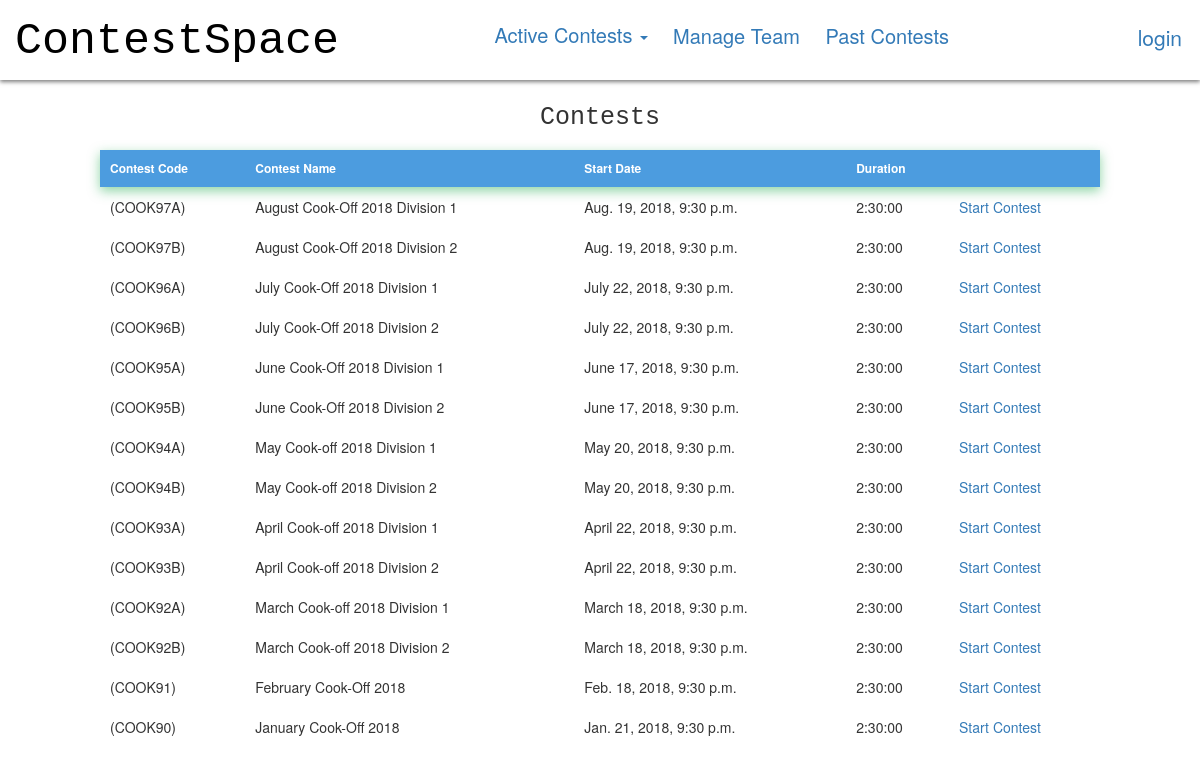
/ContestSpace/contest/a/, run on the app's committed database.
### ContestSpace/models.py (models this page shows, shortened)
class Contest(models.Model):
    name = models.CharField(max_length=200)
    contesttype = models.CharField(max_length=3)
    ContestCode = models.CharField(max_length=200)
    problemcode = models.ManyToManyField(Problem, help_text='Select Problems')
    startDate = models.DateTimeField(null=True, blank=True)
    endDate = models.DateTimeField(null=True, blank=True)
    duration = models.DurationField()
    class Meta:
        ordering = ['-startDate', 'name']

### ContestSpace/views.py (the view, shortened to what this page needs)
# urls.py: path('contest/<str:temp>/', views.contests, name='contests'),
def contests(request, temp):
	now = request.session.get('time')
	if now:
		now = datetime.strptime(now, '%Y-%m-%d %H:%M:%S.%f')
		if datetime.now() - now > timedelta(seconds=55*60):
			refresh(request)
	if temp == 'a':
		content = Contest.objects.filter(contesttype__exact = 'a')
		return render(request, 'ContestSpace/contest_page.html', {'content':content, 'button': 'Start Contest', 'link':'startcontest','user_name':request.session.get('username', '123')})
	elif temp == 'b':
		content = Contest.objects.filter(contesttype__exact = 'b')
		return render(request, 'ContestSpace/contest_page.html', {'content':content, 'button': 'Start Contest', 'link':'startcontest','user_name':request.session.get('username', '123')})
	elif temp == 'c':
		content = Contest.objects.filter(contesttype__exact = 'c')
		return render(request, 'ContestSpace/contest_page.html', {'content':content, 'button': 'Start Contest', 'link':'startcontest','user_name':request.session.get('username', '123')})

### ContestSpace/templates/ContestSpace/contest_page.html (shortened to what this page needs)
 {% block content %}
 <!DOCTYPE html>
 <html>
 <head>
   <link rel="stylesheet" type="text/css" href="../../../static/Codechef.css">
   <link rel="stylesheet" href="https://maxcdn.bootstrapcdn.com/bootstrap/3.3.7/css/bootstrap.min.css">
 </head>
 <body>
   <div class="topbar">
    <div class="row">
      <div class="title">
          <a href="{% url 'index' %}" style="color: black; text-decoration: none"> ContestSpace </a>
      </div>
      <div style=" font-size: 20px;
      margin-top: 22px;
      margin-right: 241px;
      float: right;
      top:  50%; ">
        <ul class="nav navbar-nav" style="margin-top: -12px;">
            <li class="dropdown"><a class="dropdown-toggle" data-toggle="dropdown" href="#">Active Contests <span class="caret"></span></a>
            </li>
        </ul>
        <a style="padding: 10px;" href="{% url 'manageteams' %}">Manage Team</a>
        <a style="padding: 10px;" href="{% url 'contests' 'list' %}">Past Contests</a>
      </div>
      {% if user_name == '123' %}
      <div class="login">
        <a href="https://api.codechef.com/oauth/authorize?response_type=code&client_id=102caff0257f6de65af72cdb6aab8126&state=xyz&redirect_uri=http://127.0.0.1:8000/ContestSpace/">
          login
        </a>
      </div>
      {% endif %}
    </div>
</div>
<div class="subheading">
    {% ifequal button 'Start Contest' %}
    Contests
    {% else %}
    Past Contests
    {% endifequal %}
</div>
 <div>
   <table class="con_table">
     <thead>
       <th>Contest Code</th>
       <th>Contest Name</th>
       <th>Start Date</th>
       <th>Duration </th>
       <th></th>
     </thead>
     <tbody>
     {% if content %}
     {% for contest in content %}
     <tr>
         <td>
           ({{contest.ContestCode}})
         </td>
         <td>
            {{ contest.name }}
          </td>
         <td>
          {{contest.startDate}}
         </td>
         <td>
           {{contest.duration}}
         </td>
         <td>
          {% if button == 'View Result' %}
           <a href="{% url link contest.ContestCode contest.pk %}">{{button}}</a>
          {% else %}
            <a href="{% url link contest.ContestCode %}"> {{button}} </a>
          {% endif %}
         </td>
     </tr>
     {% endfor %}
     {% else %}
       <p>There are no contests.</p>
     {% endif %}
    </tbody>
   </table>
 </div>
 </body>
 </html>
 {% endblock %}

### ContestSpace/static/Codechef.css (style rules this page uses)
body { background: #f8f8f8; color: #4a4a4a; padding: 0; margin: 0; font-family: Arial,sans-serif; font-weight: 400; font-style: normal; line-height: 1.5; position: relative; cursor: auto; }
body .topbar { background: #fff; height: 80px; box-shadow: 0 2px 4px 0 rgba(0, 0, 0, 0.5); position: absolute; width: 100%; top: 0; }
body .topbar .row { width: auto; margin:0; }
body .topbar .row .title { font-size: 45px; font-family: Courier New; text-align: center; margin-top: 10px; float: left; padding-left: 15px; }
body .topbar .row .login { position: absolute; right: 18px; top: 22px; font-size: 21px; }
.subheading { position: absolute; top: 100px; left: 50%; font-size: 25px; font-family: Courier New; transform: translateX(-50%); }
.con_table { width: 1000px; margin: auto; border-collapse: collapse; position: relative; top: 150px; }
.con_table thead { background: #4c9cdf; border-color: #1ba94c; box-shadow: 0 4px 12px 0 rgba(27, 169, 76, 0.5); color: #fff; font-size: 12px; font-weight: 700; }
.con_table thead th { padding: 10px; }
.con_table tbody td { padding: 10px; }

### data on the page
Contest: ContestCode "COOK97A", name "August Cook-Off 2018 Division 1", startDate "Aug. 19, 2018, 9:30 p.m.", duration "2:30:00", button "Start Contest"
Contest: ContestCode "COOK97B", name "August Cook-Off 2018 Division 2", startDate "Aug. 19, 2018, 9:30 p.m.", duration "2:30:00", button "Start Contest"
Contest: ContestCode "COOK96A", name "July Cook-Off 2018 Division 1", startDate "July 22, 2018, 9:30 p.m.", duration "2:30:00", button "Start Contest"
Contest: ContestCode "COOK96B", name "July Cook-Off 2018 Division 2", startDate "July 22, 2018, 9:30 p.m.", duration "2:30:00", button "Start Contest"
Contest: ContestCode "COOK95A", name "June Cook-Off 2018 Division 1", startDate "June 17, 2018, 9:30 p.m.", duration "2:30:00", button "Start Contest"
Contest: ContestCode "COOK95B", name "June Cook-Off 2018 Division 2", startDate "June 17, 2018, 9:30 p.m.", duration "2:30:00", button "Start Contest"
Contest: ContestCode "COOK94A", name "May Cook-off 2018 Division 1", startDate "May 20, 2018, 9:30 p.m.", duration "2:30:00", button "Start Contest"
Contest: ContestCode "COOK94B", name "May Cook-off 2018 Division 2", startDate "May 20, 2018, 9:30 p.m.", duration "2:30:00", button "Start Contest"
Contest: ContestCode "COOK93A", name "April Cook-off 2018 Division 1", startDate "April 22, 2018, 9:30 p.m.", duration "2:30:00", button "Start Contest"
Contest: ContestCode "COOK93B", name "April Cook-off 2018 Division 2", startDate "April 22, 2018, 9:30 p.m.", duration "2:30:00", button "Start Contest"
Contest: ContestCode "COOK92A", name "March Cook-off 2018 Division 1", startDate "March 18, 2018, 9:30 p.m.", duration "2:30:00", button "Start Contest"
Contest: ContestCode "COOK92B", name "March Cook-off 2018 Division 2", startDate "March 18, 2018, 9:30 p.m.", duration "2:30:00", button "Start Contest"
Contest: ContestCode "COOK91", name "February Cook-Off 2018", startDate "Feb. 18, 2018, 9:30 p.m.", duration "2:30:00", button "Start Contest"
Contest: ContestCode "COOK90", name "January Cook-Off 2018", startDate "Jan. 21, 2018, 9:30 p.m.", duration "2:30:00", button "Start Contest"
